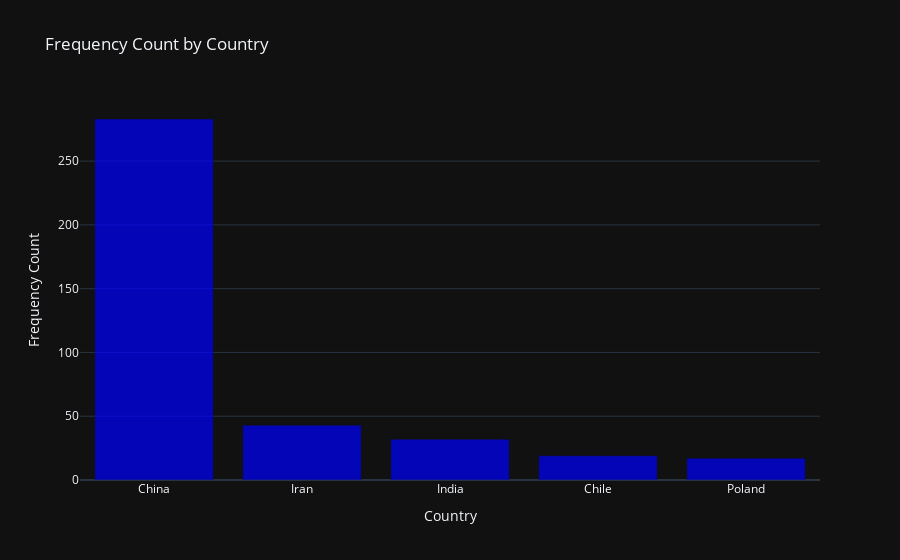

Notebook cell for this chart:
### Code cell
import plotly.graph_objects as go
fig_bar = go.Figure()
fig_bar.add_trace(go.Bar(
    x=freq_ser.index, 
    y=freq_ser.values,
    marker=dict(color='blue', opacity=0.7)
))
fig_bar.update_layout(
    title='Frequency Count by Country',
    xaxis_title='Country',
    yaxis_title='Frequency Count',
    template='plotly_dark'
)

fig_bar.show()

### Figure 1 — Plotly figure (JSON) as saved in the notebook; plotly's stock layout.template omitted (floating-point values rounded to 4 significant figures)
{"data": [{"marker": {"color": "blue", "opacity": 0.7}, "type": "bar", "x": ["China", "Iran", "India", "Chile", "Poland"], "y": [283, 43, 32, 19, 17]}], "layout": {"title": {"text": "Frequency Count by Country"}, "xaxis": {"title": {"text": "Country"}}, "yaxis": {"title": {"text": "Frequency Count"}}}}
